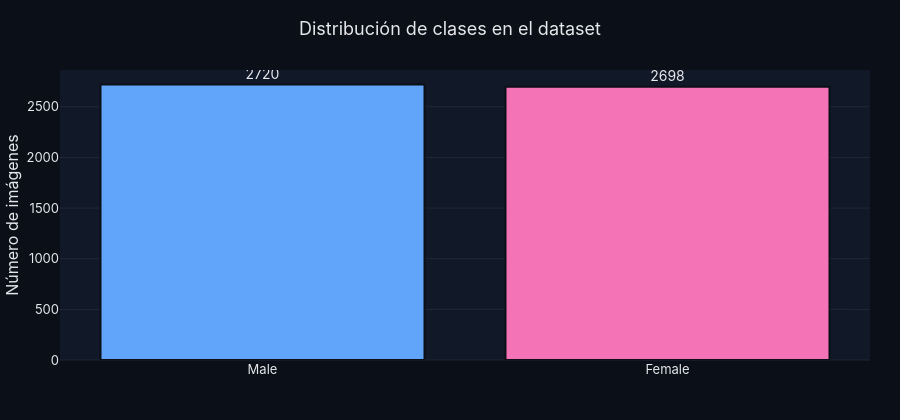

The notebook cell this image was saved under:
### Code cell
# --- Distribución de clases (gráfico Plotly dark) ---
counts = pd.DataFrame({
    "Clase": ["Male", "Female"],
    "Cantidad": [len(male_files), len(female_files)],
})

fig = go.Figure()
fig.add_bar(
    x=counts["Clase"], y=counts["Cantidad"],
    marker=dict(
        color=[COLORS["male"], COLORS["female"]],
        line=dict(color=COLORS["bg"], width=2),
    ),
    text=counts["Cantidad"], textposition="outside",
    textfont=dict(color=COLORS["text"], size=14),
    hovertemplate="<b>%{x}</b><br>Imágenes: %{y}<extra></extra>",
)
fig.update_layout(
    title="Distribución de clases en el dataset",
    yaxis_title="Número de imágenes",
    xaxis_title=None,
    showlegend=False,
    height=420,
)
fig.show()

### Figure 1 — Plotly figure (JSON) as saved in the notebook; plotly's stock layout.template omitted (floating-point values rounded to 4 significant figures)
{"data": [{"hovertemplate": "<b>%{x}</b><br>Imágenes: %{y}<extra></extra>", "marker": {"color": ["#60a5fa", "#f472b6"], "line": {"color": "#0b0f17", "width": 2}}, "text": [2720.0, 2698.0], "textfont": {"color": "#e5e7eb", "size": 14}, "textposition": "outside", "type": "bar", "x": ["Male", "Female"], "y": [2720, 2698]}], "layout": {"height": 420, "showlegend": false, "title": {"text": "Distribución de clases en el dataset"}, "xaxis": {"title": {}}, "yaxis": {"title": {"text": "Número de imágenes"}}}}
